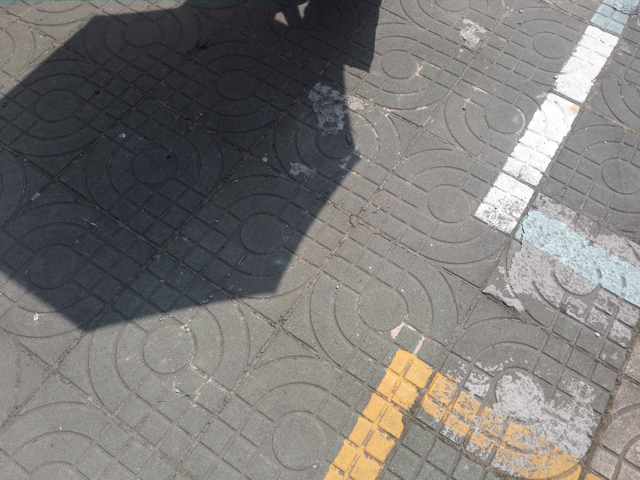
#> input picture data/demo_samples/100-1.png, 640 x 480 px, found by its file name
$ python generate_paper_figures.py
#> lines starting #> are read from the running program, lines starting #| are printed output that depends on the picture; after the words box and inside, x2 and y2 are one past the last pixel; in counts of white or black regions, pixels touching at a corner belong together
### src/utils.py
"""Shared helpers: image I/O, colour conversion, box filter, guided filter.

Conventions (see DESIGN.md section 5):
  * images are RGB uint8, shape HxWx3
  * masks are float32 in [0, 1], shape HxW (1 = shadow)
"""
import cv2
import numpy as np


def load_image(path):
    """Read an image from disk as RGB uint8."""
    bgr = cv2.imread(str(path), cv2.IMREAD_COLOR)
    if bgr is None:
        raise FileNotFoundError(f"Could not read image: {path}")
    return cv2.cvtColor(bgr, cv2.COLOR_BGR2RGB)


def save_image(path, img):
    """Write an RGB uint8 image to disk."""
    cv2.imwrite(str(path), cv2.cvtColor(img, cv2.COLOR_RGB2BGR))


def load_mask(path):
    """Read a mask image as float32 in [0, 1]."""
    m = cv2.imread(str(path), cv2.IMREAD_GRAYSCALE)
    if m is None:
        raise FileNotFoundError(f"Could not read mask: {path}")
    return (m.astype(np.float32) / 255.0 > 0.5).astype(np.float32)


def rgb_to_lab(img):
    """RGB uint8 -> float32 LAB (L in [0,100], a/b roughly [-127,127])."""
    return cv2.cvtColor(img.astype(np.float32) / 255.0, cv2.COLOR_RGB2LAB)


# [31 lines left out: functions srgb_to_linear, linear_to_srgb, normalized_rgb, not called in this run]


def box_filter(x, r):
    """Mean filter with radius r (window 2r+1)."""
    return cv2.boxFilter(x, -1, (2 * r + 1, 2 * r + 1), borderType=cv2.BORDER_REPLICATE)


# [23 lines left out: functions guided_filter, overlay_mask, not called in this run]

### tools/generate_paper_figures.py
import sys
import os
from pathlib import Path
repo_root = Path(__file__).resolve().parent.parent
sys.path.insert(0, str(repo_root))
os.environ["MPLCONFIGDIR"] = str(Path(__file__).parent)

import cv2
import numpy as np
import matplotlib.pyplot as plt
from pathlib import Path
from src.utils import load_image, load_mask, overlay_mask

fig_dir = Path("report/figures")
fig_dir.mkdir(parents=True, exist_ok=True)

# -------------------------------------------------------------
# 1. Pipeline Overview Diagram
# -------------------------------------------------------------
fig, ax = plt.subplots(figsize=(10, 3.8), dpi=300)
ax.axis("off")

boxes = [
    ("Input Image\nRGB (sRGB)", (0.05, 0.5), "#E8F0FE", "#1A73E8"),
    ("Module A: Detect\nDaylight Physics\n(|Δa|≤3.5, Δb≤2.5)", (0.24, 0.72), "#FEF7E0", "#F9AB00"),
    ("Module B: Refine\nInteractive GrabCut\n(Hard Constraints)", (0.45, 0.5), "#E6F4EA", "#1E8E3E"),
    ("Module C: Relight\nLinear Radiometric\nBoundary Ratio + Δb*", (0.68, 0.5), "#FCE8E6", "#D93025"),
    ("Module D: Blend\nEdge-Guided Filter\nPenumbra Blending", (0.88, 0.5), "#F3E8FD", "#9334E6"),
]

for label, (x, y), facecolor, edgecolor in boxes:
    ax.text(
        x, y, label, ha="center", va="center", fontsize=9, fontweight="bold",
        bbox=dict(boxstyle="round,pad=0.6", facecolor=facecolor, edgecolor=edgecolor, lw=2)
    )

ax.text(
    0.24, 0.28, "User Scribbles\n(Lit / Shadow Seeds)", ha="center", va="center", fontsize=8.5,
    style="italic", bbox=dict(boxstyle="round,pad=0.5", facecolor="#F1F3F4", edgecolor="#5F6368", lw=1.5, ls="--")
)

arrowprops = dict(arrowstyle="->", lw=2, color="#3C4043")
ax.annotate("", xy=(0.14, 0.65), xytext=(0.09, 0.55), arrowprops=arrowprops)
ax.annotate("", xy=(0.35, 0.72), xytext=(0.33, 0.72), arrowprops=arrowprops)
ax.annotate("", xy=(0.39, 0.56), xytext=(0.35, 0.70), arrowprops=arrowprops)
ax.annotate("", xy=(0.39, 0.44), xytext=(0.32, 0.32), arrowprops=arrowprops)
ax.annotate("", xy=(0.58, 0.5), xytext=(0.52, 0.5), arrowprops=arrowprops)
ax.annotate("", xy=(0.79, 0.5), xytext=(0.76, 0.5), arrowprops=arrowprops)

ax.annotate("", xy=(0.60, 0.62), xytext=(0.10, 0.62),
            arrowprops=dict(arrowstyle="->", lw=1.5, color="#5F6368", ls=":", connectionstyle="arc3,rad=-0.2"))
ax.text(0.35, 0.94, "Optional: Ground-Truth Mask (Evaluation Bypass)", ha="center", fontsize=7.5, color="#5F6368")

plt.tight_layout()
plt.savefig(fig_dir / "overview.png", bbox_inches="tight")
plt.close()
print("Saved report/figures/overview.png")

# -------------------------------------------------------------
# 2. Qualitative Teaser / Comparison Figure
# -------------------------------------------------------------
img_root = Path("experiments/eval_istd20_v2")
test_a = Path("data/ISTD_Dataset/test/test_A")
test_b = Path("data/ISTD_Dataset/test/test_B")
test_c = Path("data/ISTD_Dataset/test/test_C")

def build_comparison_row(name):
    orig = load_image(test_a / name)
    gt_m = load_mask(test_b / name)
    clean = load_image(test_c / name)
    if clean.shape != orig.shape:
        clean = cv2.resize(clean, (orig.shape[1], orig.shape[0]))
    base = load_image(img_root / f"{Path(name).stem}__baseline__Otsu___global_gain.png")
    auto_rel = load_image(img_root / f"{Path(name).stem}__auto_mask__region_relight___blend__full_.png")
    scrib_rel = load_image(img_root / f"{Path(name).stem}__auto___simulated_scribbles__full.png")
    return [orig, base, auto_rel, scrib_rel, clean]

row1 = build_comparison_row("100-1.png")
#> in load_image, bgr is the input picture: shape (480, 640, 3); mean B, G, R 118.5, 120.6, 123
#> in load_mask, `m = cv2.imread(str(path), cv2.IMREAD_GRAYSCALE)`:
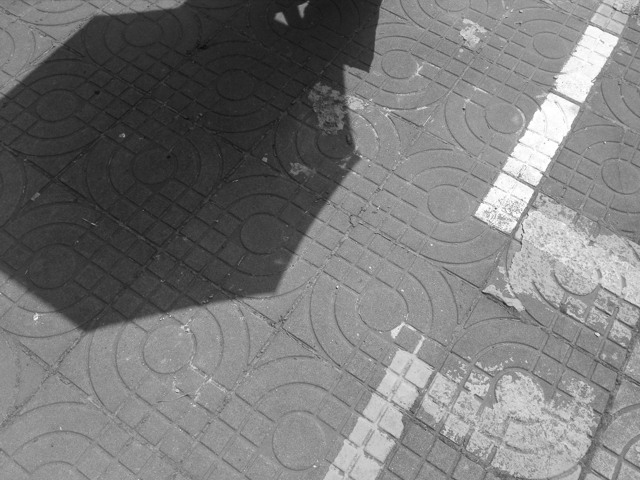
#> m: shape (480, 640); min 11, max 255, mean 120.6
#> in load_mask, `return (m.astype(np.float32) / 255.0 > 0.5).astype(np.float32)`:
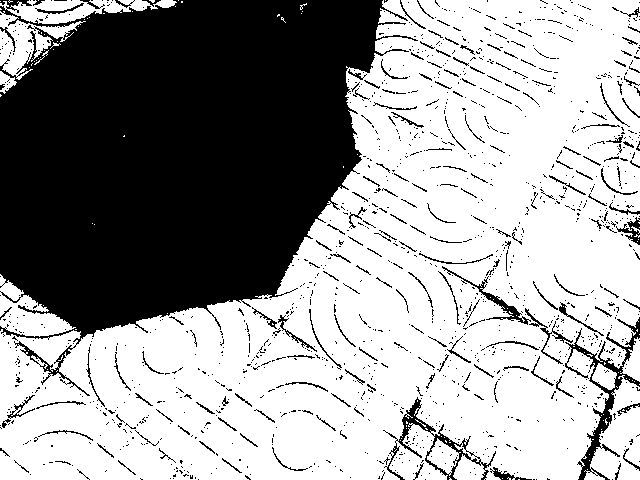
#> returned value: shape (480, 640) float32; values 0 (black) and 1 (white), 62.3% white; 1353 black regions (1181 under 20 px), largest, box (x1, y1, x2, y2) and area: (0, 0, 418, 396) 100823, (565, 317, 640, 480) 1951, (383, 397, 496, 480) 1252
#> (the run stopped early here; a loop or call above may not have finished)

$ run again, with data/demo_samples/100-5.png copied over data/demo_samples/100-1.png
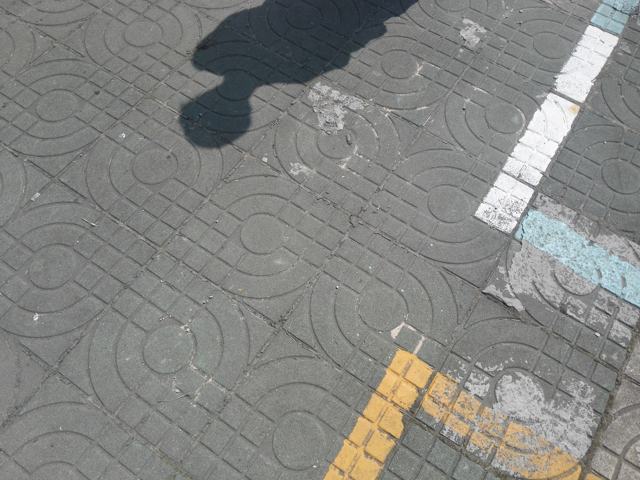
#> input picture data/demo_samples/100-5.png, 640 x 480 px, found by its file name
#> in load_image, bgr is the input picture: shape (480, 640, 3); mean B, G, R 130.3, 133.4, 132.8
#> in load_mask, `m = cv2.imread(str(path), cv2.IMREAD_GRAYSCALE)`:
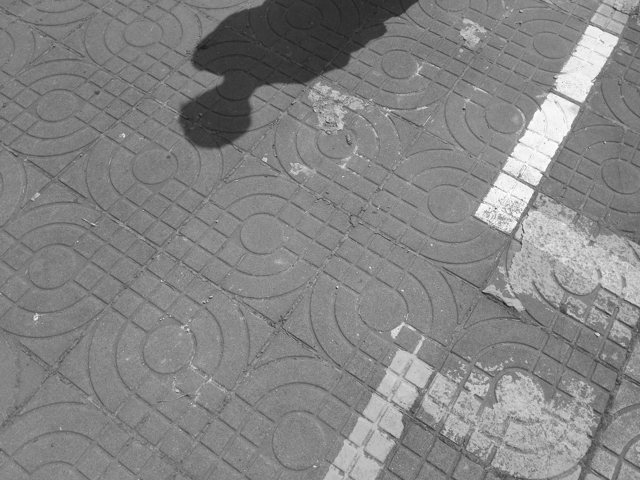
#> m: shape (480, 640); min 26, max 255, mean 132.4
#> in load_mask, `return (m.astype(np.float32) / 255.0 > 0.5).astype(np.float32)`:
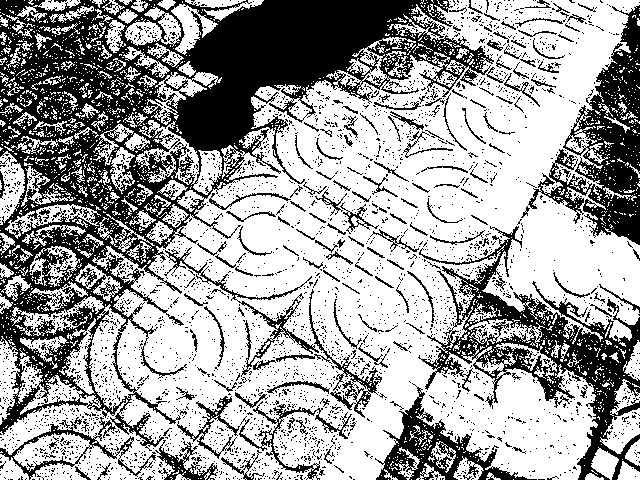
#> returned value: shape (480, 640) float32; values 0 (black) and 1 (white), 63.2% white; 3412 black regions (3248 under 20 px), largest, box (x1, y1, x2, y2) and area: (0, 0, 494, 451) 63468, (418, 226, 640, 480) 12794, (528, 5, 640, 245) 9564

$ run again, with data/demo_samples/101-1.png copied over data/demo_samples/100-1.png
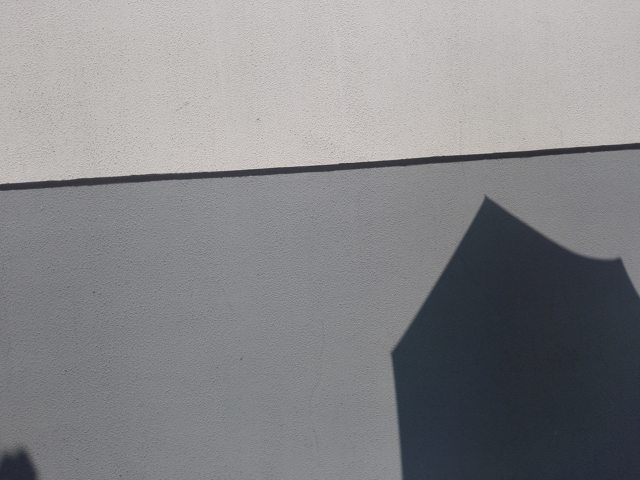
#> input picture data/demo_samples/101-1.png, 640 x 480 px, found by its file name
#> in load_image, bgr is the input picture: shape (480, 640, 3); mean B, G, R 136, 133.9, 133.8
#> in load_mask, `return (m.astype(np.float32) / 255.0 > 0.5).astype(np.float32)`:
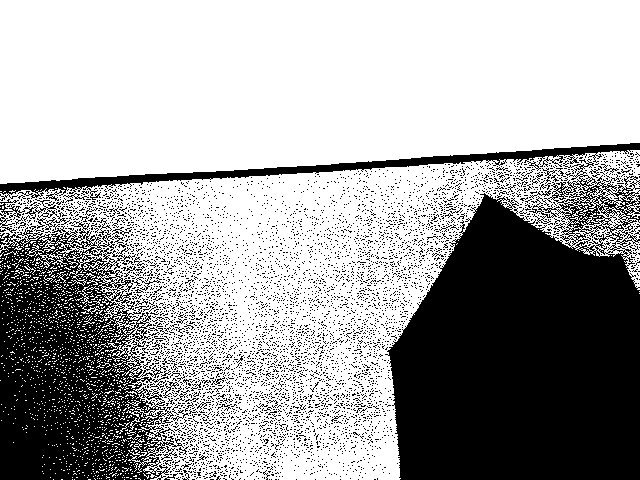
#> returned value: shape (480, 640) float32; values 0 (black) and 1 (white), 64.9% white; 5805 black regions (5759 under 20 px), largest, box (x1, y1, x2, y2) and area: (385, 159, 640, 480) 59642, (0, 221, 184, 480) 28452, (0, 143, 640, 201) 5393

$ run again, with data/demo_samples/102-1.png copied over data/demo_samples/100-1.png
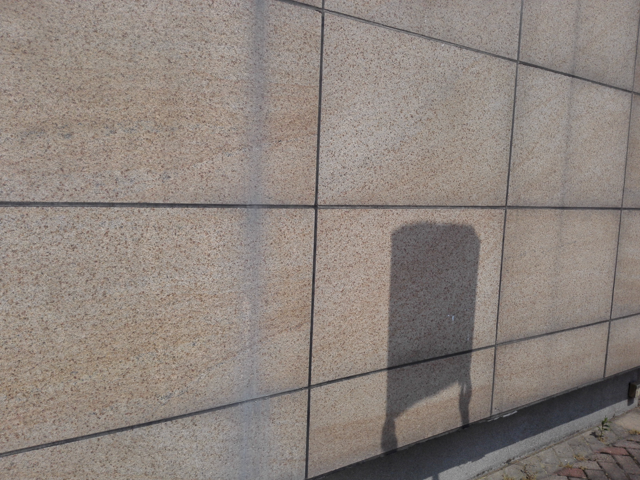
#> input picture data/demo_samples/102-1.png, 640 x 480 px, found by its file name
#> in load_image, bgr is the input picture: shape (480, 640, 3); mean B, G, R 124.9, 131.2, 141
#> in load_mask, `return (m.astype(np.float32) / 255.0 > 0.5).astype(np.float32)`:
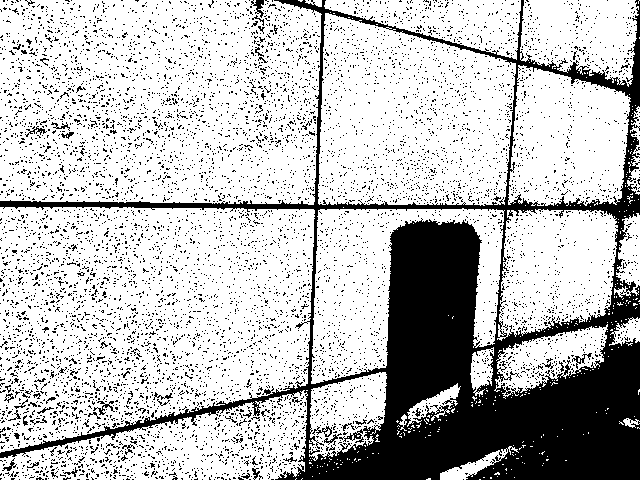
#> returned value: shape (480, 640) float32; values 0 (black) and 1 (white), 74.9% white; 7838 black regions (7783 under 20 px), largest, box (x1, y1, x2, y2) and area: (0, 0, 640, 480) 57012, (251, 0, 264, 18) 106, (93, 401, 115, 415) 99
